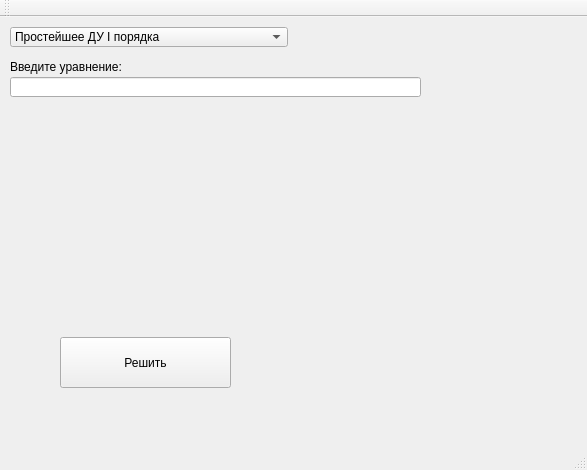
<?xml version="1.0" encoding="UTF-8"?>
<ui version="4.0">
 <class>MainWindow</class>
 <widget class="QMainWindow" name="MainWindow">
  <property name="geometry">
   <rect>
    <x>0</x>
    <y>0</y>
    <width>587</width>
    <height>470</height>
   </rect>
  </property>
  <property name="windowTitle">
   <string>MainWindow</string>
  </property>
  <widget class="QWidget" name="centralWidget">
   <widget class="QLineEdit" name="lineEdit">
    <property name="geometry">
     <rect>
      <x>10</x>
      <y>60</y>
      <width>411</width>
      <height>20</height>
     </rect>
    </property>
   </widget>
   <widget class="QComboBox" name="comboBox">
    <property name="geometry">
     <rect>
      <x>10</x>
      <y>10</y>
      <width>278</width>
      <height>20</height>
     </rect>
    </property>
    <item>
     <property name="text">
      <string>Простейшее ДУ I порядка</string>
     </property>
    </item>
    <item>
     <property name="text">
      <string>ДУ с разделяющимися переменными I порядка</string>
     </property>
    </item>
    <item>
     <property name="text">
      <string>Линейное неоднородное ДУ I порядка</string>
     </property>
    </item>
    <item>
     <property name="text">
      <string>ДУ Бернулли I порядка</string>
     </property>
    </item>
    <item>
     <property name="text">
      <string>Уравнение в полных дифференциалах I порядка</string>
     </property>
    </item>
   </widget>
   <widget class="QPushButton" name="pushButton">
    <property name="geometry">
     <rect>
      <x>60</x>
      <y>320</y>
      <width>171</width>
      <height>51</height>
     </rect>
    </property>
    <property name="text">
     <string>Решить</string>
    </property>
    <property name="iconSize">
     <size>
      <width>150</width>
      <height>150</height>
     </size>
    </property>
   </widget>
   <widget class="QLabel" name="label">
    <property name="geometry">
     <rect>
      <x>10</x>
      <y>80</y>
      <width>401</width>
      <height>161</height>
     </rect>
    </property>
    <property name="text">
     <string/>
    </property>
   </widget>
   <widget class="QLabel" name="label_2">
    <property name="geometry">
     <rect>
      <x>10</x>
      <y>40</y>
      <width>131</width>
      <height>20</height>
     </rect>
    </property>
    <property name="text">
     <string>Введите уравнение:</string>
    </property>
   </widget>
   <widget class="QLabel" name="label_3">
    <property name="geometry">
     <rect>
      <x>310</x>
      <y>210</y>
      <width>251</width>
      <height>191</height>
     </rect>
    </property>
    <property name="text">
     <string/>
    </property>
    <property name="pixmap">
     <pixmap resource="wa.qrc">:/1.jpg</pixmap>
    </property>
    <property name="scaledContents">
     <bool>true</bool>
    </property>
   </widget>
  </widget>
  <widget class="QMenuBar" name="menuBar">
   <property name="geometry">
    <rect>
     <x>0</x>
     <y>0</y>
     <width>587</width>
     <height>22</height>
    </rect>
   </property>
  </widget>
  <widget class="QToolBar" name="mainToolBar">
   <attribute name="toolBarArea">
    <enum>TopToolBarArea</enum>
   </attribute>
   <attribute name="toolBarBreak">
    <bool>false</bool>
   </attribute>
  </widget>
  <widget class="QStatusBar" name="statusBar"/>
 </widget>
 <layoutdefault spacing="6" margin="11"/>
 <resources>
  <include location="wa.qrc"/>
 </resources>
 <connections/>
</ui>
